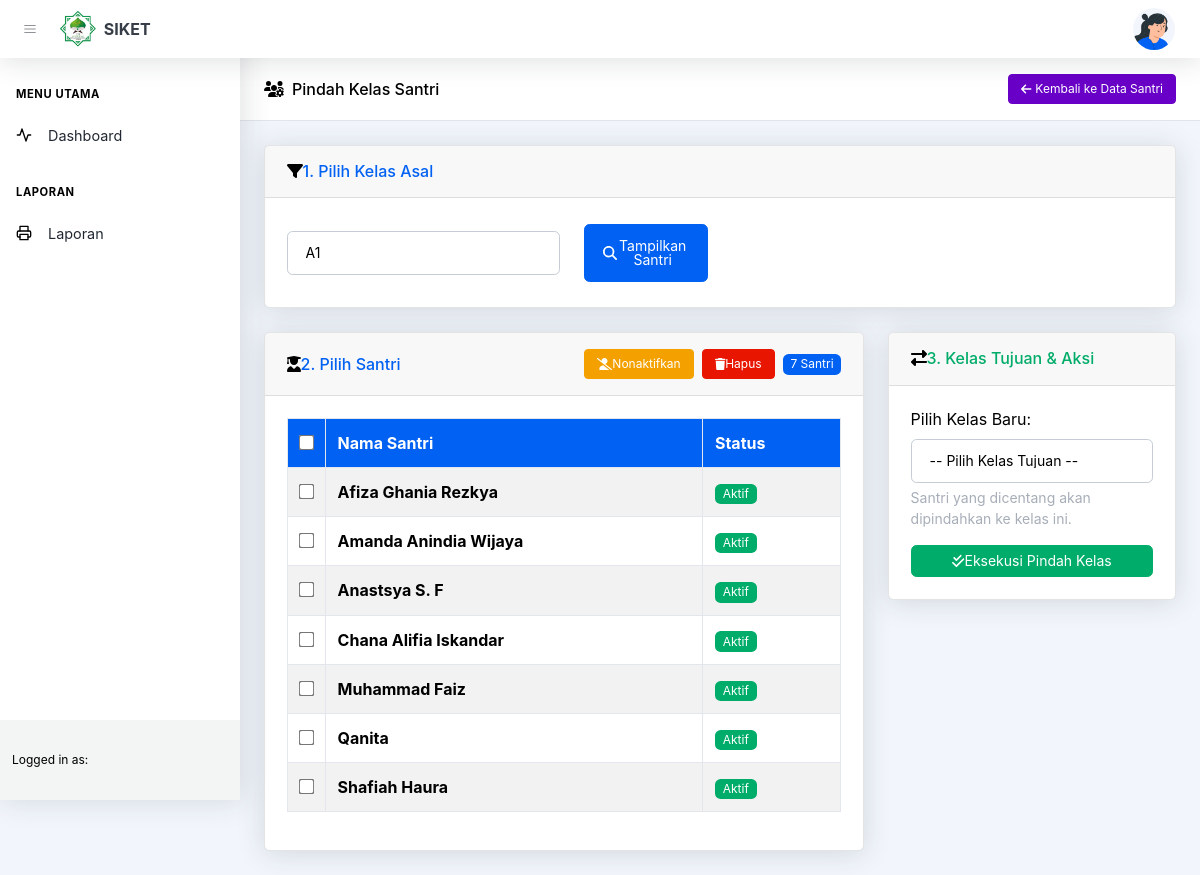
The app's page /pages/santri/bulk_kelas.php?kelas_asal=19 with its own data.
### tables this page shows
CREATE TABLE `santri` (
  `id_santri` int(11) NOT NULL,
  `nama` varchar(100) NOT NULL,
  `tempat_lahir` varchar(100) DEFAULT NULL,
  `tanggal_lahir` date DEFAULT NULL,
  `id_kelas` int(11) NOT NULL,
  `alamat` text DEFAULT NULL,
  `id_iuran` int(11) DEFAULT NULL,
  `foto` varchar(255) DEFAULT 'default.png',
  `status` enum('active','nonaktif') DEFAULT 'active',
  `created_at` timestamp NOT NULL DEFAULT current_timestamp(),
  `updated_at` timestamp NOT NULL DEFAULT current_timestamp() ON UPDATE current_timestamp()
);

### config/database.php (called while the page is built, shortened)
<?php
$conn = mysqli_connect(DB_HOST, DB_USER, DB_PASS, DB_NAME);
mysqli_set_charset($conn, "utf8mb4");
function sanitize($data)
{
    global $conn;
    return mysqli_real_escape_string($conn, trim($data));
}
?>

### pages/santri/bulk_kelas.php (the view, shortened to what this page needs)
<?php
require_once '../../config/database.php';
require_once '../../includes/header.php';
require_once '../../includes/sidebar.php';
$kelas_list = [];
$q_kelas = mysqli_query($conn, "SELECT * FROM kelas ORDER BY nama_kelas");
while ($row = mysqli_fetch_assoc($q_kelas)) {
    $kelas_list[] = $row;
}
$filter_kelas_asal = isset($_GET['kelas_asal']) ? (int) sanitize($_GET['kelas_asal']) : 0;
$santri_list = [];
if ($filter_kelas_asal > 0) {
    $q_santri = mysqli_query($conn, "SELECT id_santri, nama, status FROM santri WHERE id_kelas = $filter_kelas_asal ORDER BY status ASC, nama");
    while ($row = mysqli_fetch_assoc($q_santri)) {
        $santri_list[] = $row;
    }
}
?>
<header class="page-header page-header-compact page-header-light border-bottom bg-white mb-4">
    <div class="container-xl px-4">
        <div class="page-header-content">
            <div class="row align-items-center justify-content-between pt-3">
                <div class="col-auto mb-3">
                    <h1 class="page-header-title">
                        <div class="page-header-icon"><i class="fas fa-users-cog"></i></div>
                        Pindah Kelas Santri
                    </h1>
                </div>
                <div class="col-12 col-md-auto mb-3">
                    <a href="index.php" class="btn btn-sm btn-secondary">
                        <i class="fas fa-arrow-left me-1"></i> Kembali ke Data Santri
                    </a>
                </div>
            </div>
        </div>
    </div>
</header>
<div class="container-xl px-4 mt-4">
    <div class="row">
        <div class="col-lg-12 mb-4">
            <div class="card shadow">
                <div class="card-header py-3">
                    <h6 class="m-0 font-weight-bold text-primary"><i class="fas fa-filter mr-2"></i>1. Pilih Kelas Asal
                    </h6>
                </div>
                <div class="card-body">
                    <form method="GET" action="" class="form-inline row align-items-center">
                        <div class="col-md-4 my-1">
                            <select name="kelas_asal" class="form-control w-100" onchange="this.form.submit()">
                                <?php foreach ($kelas_list as $kls): ?>
                                    <option value="<?php echo $kls['id_kelas']; ?>" <?php echo $filter_kelas_asal === (int) $kls['id_kelas'] ? 'selected' : ''; ?>>
                                        <?php echo htmlspecialchars($kls['nama_kelas']); ?>
                                    </option>
                                <?php endforeach; ?>
                            </select>
                        </div>
                        <div class="col-md-2 my-1">
                            <button type="submit" class="btn btn-primary w-100">
                                <i class="fas fa-search"></i> Tampilkan Santri
                            </button>
                        </div>
                    </form>
                </div>
            </div>
        </div>
        <?php if ($filter_kelas_asal > 0): ?>
            <div class="col-lg-12">
                <form method="POST" action="">
                    <div class="row">
                        <div class="col-lg-8 mb-4">
                            <div class="card shadow">
                                <div class="card-header py-3 d-flex align-items-center justify-content-between flex-wrap"
                                    style="gap:8px;">
                                    <h6 class="m-0 font-weight-bold text-primary"><i
                                            class="fas fa-user-graduate mr-2"></i>2. Pilih Santri</h6>
                                    <div class="d-flex align-items-center" style="gap:8px;">
                                        <button type="submit" name="bulk_action_type" value="nonaktifkan" formnovalidate
                                            class="btn btn-warning btn-sm"
                                            onclick="return confirm('Nonaktifkan santri terpilih?')">
                                            <i class="fas fa-user-slash"></i> Nonaktifkan
                                        </button>
                                        <button type="submit" name="bulk_action_type" value="delete" formnovalidate
                                            class="btn btn-danger btn-sm"
                                            onclick="return confirm('Hapus permanen santri terpilih?\n\nSeluruh riwayat pembayarannya JUGA akan terhapus dan Sisa Kas akan berkurang. Aksi ini tidak dapat dibatalkan.')">
                                            <i class="fas fa-trash"></i> Hapus
                                        </button>
                                        <span class="badge bg-primary text-white"><?php echo count($santri_list); ?>
                                            Santri</span>
                                    </div>
                                </div>
                                <div class="card-body">
                                    <?php if (empty($santri_list)): ?>
                                        <div class="alert alert-warning text-center my-3">
                                            Tidak ada santri di kelas ini.
                                        </div>
                                    <?php else: ?>
                                        <div class="table-responsive">
                                            <table class="table table-bordered table-striped" width="100%">
                                                <thead>
                                                    <tr>
                                                        <th style="width: 5%; text-align: center;">
                                                            <input type="checkbox" id="check-all"
                                                                style="transform: scale(1.2); cursor: pointer;">
                                                        </th>
                                                        <th>Nama Santri</th>
                                                        <th style="width: 25%;">Status</th>
                                                    </tr>
                                                </thead>
                                                <tbody>
                                                    <?php foreach ($santri_list as $snt): ?>
                                                        <tr>
                                                            <td class="text-center">
                                                                <input type="checkbox" name="santri_ids[]"
                                                                    value="<?php echo $snt['id_santri']; ?>" class="santri-checkbox"
                                                                    style="transform: scale(1.2); cursor: pointer;">
                                                            </td>
                                                            <td><strong><?php echo htmlspecialchars($snt['nama']); ?></strong></td>
                                                            <td>
                                                                <span
                                                                    class="badge <?php echo $snt['status'] == 'active' ? 'bg-success' : 'bg-secondary'; ?> text-white">
                                                                    <?php echo $snt['status'] == 'active' ? 'Aktif' : 'Nonaktif'; ?>
                                                                </span>
                                                            </td>
                                                        </tr>
                                                    <?php endforeach; ?>
                                                </tbody>
                                            </table>
                                        </div>
                                    <?php endif; ?>
                                </div>
                            </div>
                        </div>
                        <div class="col-lg-4 mb-4">
                            <div class="card shadow">
                                <div class="card-header py-3">
                                    <h6 class="m-0 font-weight-bold text-success"><i class="fas fa-exchange-alt mr-2"></i>3.
                                        Kelas Tujuan & Aksi</h6>
                                </div>
                                <div class="card-body">
                                    <div class="form-group mb-3">
                                        <label class="font-weight-bold mb-2">Pilih Kelas Baru:</label>
                                        <select name="kelas_tujuan" class="form-control" required>
                                            <option value="0">-- Pilih Kelas Tujuan --</option>
                                        </select>
                                        <small class="text-muted d-block mt-1">Santri yang dicentang akan dipindahkan ke
                                            kelas ini.</small>
                                    </div>
                                    <button type="submit" name="pindahkan_kelas"
                                        class="btn btn-success btn-block w-100 py-2 font-weight-bold"
                                        onclick="return confirm('Apakah Anda yakin ingin memindahkan kelas santri terpilih?')">
                                        <i class="fas fa-check-double"></i> Eksekusi Pindah Kelas
                                    </button>
                                </div>
                            </div>
                        </div>
                    </div>
                </form>
            </div>
        <?php endif; ?>
    </div>
</div>
<?php
require_once '../../includes/footer.php';
?>

### assets/css/custom.css (style rules this page uses)
:root { --bs-body-color: #000000; --bs-body-color-rgb: 0, 0, 0; --bs-gray-600: #000000; }
body { color: #000000; }
body :not(.badge):not(.badge *):not(.btn):not(.btn *):not(a):not(.text-primary):not(.text-secondary):not(.text-success):not(.text-danger):not(.text-warning):not(.text-info):not(.text-white):not(.text-light):not(i):not(svg) { color: #000000; }
.badge, .badge * { color: revert; }
.table { border-color: #e3e6ec; }
.table-bordered, .table-bordered th, .table-bordered td { border-width: 1px; border-color: #e3e6ec; }
.table thead th, .table tfoot th { border-top-width: 1px; border-bottom-width: 1px; }
.table, .table-bordered, .dataTable-table, .table thead th, .table tbody td, .table * { outline: none !important; }
.table > :not(:first-child), .dataTable-table > :not(:first-child) { border-top: 1px solid #e3e6ec !important; }

### records on screen
santri: nama "Afiza Ghania Rezkya", status "Aktif"
santri: nama "Amanda Anindia Wijaya", status "Aktif"
santri: nama "Anastsya S. F", status "Aktif"
santri: nama "Chana Alifia Iskandar", status "Aktif"
santri: nama "Muhammad Faiz", status "Aktif"
santri: nama "Qanita", status "Aktif"
santri: nama "Shafiah Haura", status "Aktif"

### other values on screen
count($santri_list) "7"
form field kelas_asal "A1"
